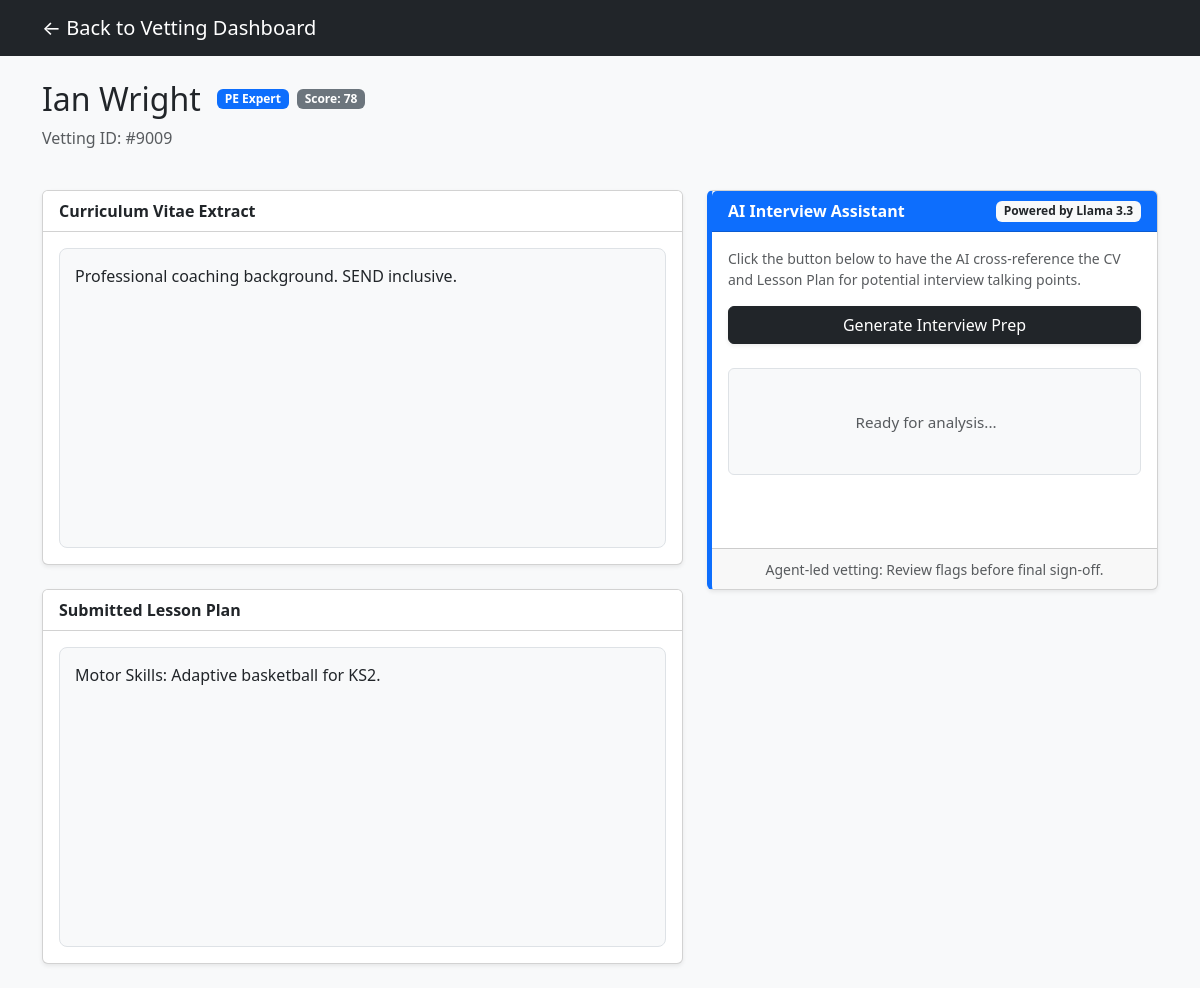
/tutor/9, run on the app's committed database.
### models.py (models this page shows)
class Tutor(db.Model):
    id = db.Column(db.Integer, primary_key=True)
    name = db.Column(db.String(100))
    subject = db.Column(db.String(50))
    score = db.Column(db.Float, default=0.0)
    justification = db.Column(db.Text) # For the "Why 87?" blurb
    cv_id = db.Column(db.Integer, db.ForeignKey('document.id'))
    dbs_id = db.Column(db.Integer, db.ForeignKey('document.id'))
    lesson_id = db.Column(db.Integer, db.ForeignKey('document.id'))
    cv = db.relationship('Document', foreign_keys=[cv_id])
    dbs = db.relationship('Document', foreign_keys=[dbs_id])
    lesson = db.relationship('Document', foreign_keys=[lesson_id])

class Document(db.Model):
    id = db.Column(db.Integer, primary_key=True)
    type = db.Column(db.String(20)) # 'CV', 'DBS', 'LESSON'
    content = db.Column(db.Text)    # Synthetic text content

### app.py (the view)
@app.route("/tutor/<int:id>")
def tutor_profile(id):
    tutor = Tutor.query.get_or_404(id)
    return render_template("profile.html", tutor=tutor)

### templates/profile.html (shortened to what this page needs)
<!DOCTYPE html>
<html>
<head>
    <link href="https://cdn.jsdelivr.net/npm/bootstrap@5.3.0/dist/css/bootstrap.min.css" rel="stylesheet">
</head>
<body class="bg-light">
    <nav class="navbar navbar-dark bg-dark mb-4">
        <div class="container">
            <a class="navbar-brand" href="/">← Back to Vetting Dashboard</a>
        </div>
    </nav>
    <div class="container">
        <div class="row mb-4">
            <div class="col-12">
                <div class="d-flex align-items-center">
                    <h2 class="mb-0">{{ tutor.name }}</h2>
                    <span class="badge bg-primary ms-3">{{ tutor.subject }} Expert</span>
                    <span class="badge bg-secondary ms-2">Score: {{ tutor.score|int }}</span>
                </div>
                <p class="text-muted mt-2">Vetting ID: #{{ tutor.id }}00{{ tutor.id }}</p>
            </div>
        </div>
        <div class="row">
            <div class="col-md-7">
                <div class="card shadow-sm mb-4">
                    <div class="card-header bg-white fw-bold">Curriculum Vitae Extract</div>
                    <div class="card-body">
                        <div class="doc-section">
                            {{ tutor.cv.content }}
                        </div>
                    </div>
                </div>
                <div class="card shadow-sm mb-4">
                    <div class="card-header bg-white fw-bold">Submitted Lesson Plan</div>
                    <div class="card-body">
                        <div class="doc-section">
                            {{ tutor.lesson.content }}
                        </div>
                    </div>
                </div>
            </div>
            <div class="col-md-5">
                <div class="card shadow-sm insight-card">
                    <div class="card-header bg-primary text-white fw-bold d-flex justify-content-between align-items-center">
                        AI Interview Assistant
                        <span class="badge bg-light text-dark">Powered by Llama 3.3</span>
                    </div>
                    <div class="card-body">
                        <p class="small text-muted">Click the button below to have the AI cross-reference the CV and Lesson Plan for potential interview talking points.</p>
                        <button class="btn btn-dark w-100 mb-4 shadow-sm" onclick="getInsights({{ tutor.id }})">
                            Generate Interview Prep
                        </button>
                        <div id="insights-box" class="p-3 bg-light rounded border" style="white-space: pre-wrap; font-size: 0.95rem; line-height: 1.6;">
                            <span class="text-muted italic">Ready for analysis...</span>
                        </div>
                    </div>
                    <div class="card-footer text-center">
                        <small class="text-muted">Agent-led vetting: Review flags before final sign-off.</small>
                    </div>
                </div>
            </div>
        </div>
    </div>
</body>
</html>

### templates/profile.html (style rules this page uses)
.doc-section { height: 300px; overflow-y: auto; background: #f8f9fa; border-radius: 8px; padding: 15px; border: 1px solid #dee2e6; }
.insight-card { border-left: 5px solid #0d6efd; min-height: 400px; }

### data on the page
Tutor: name "Ian Wright", subject "PE", score "78", id "9"
Document: cv.content "Professional coaching background. SEND inclusive."
Document: lesson.content "Motor Skills: Adaptive basketball for KS2."
